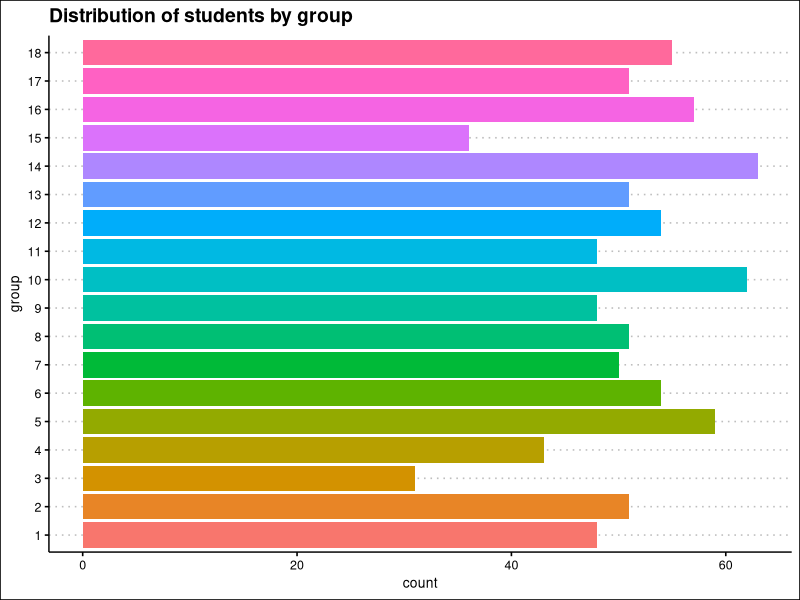
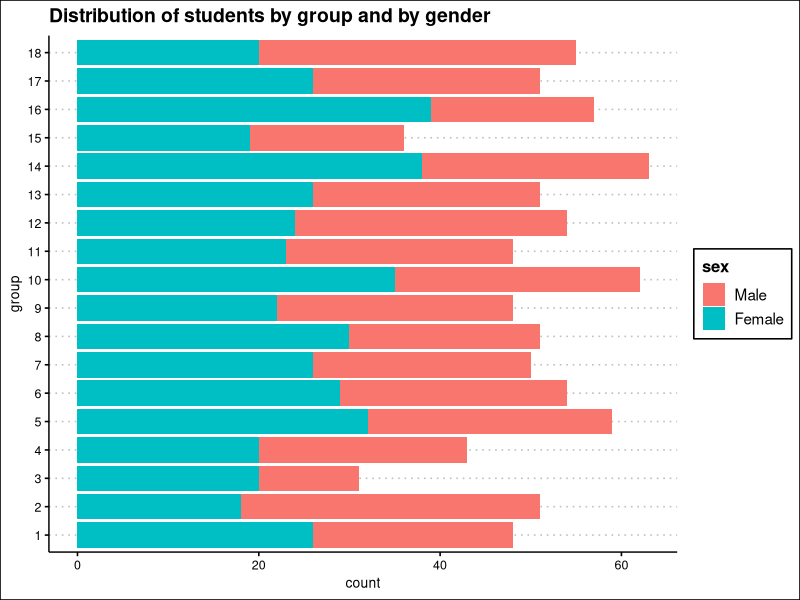
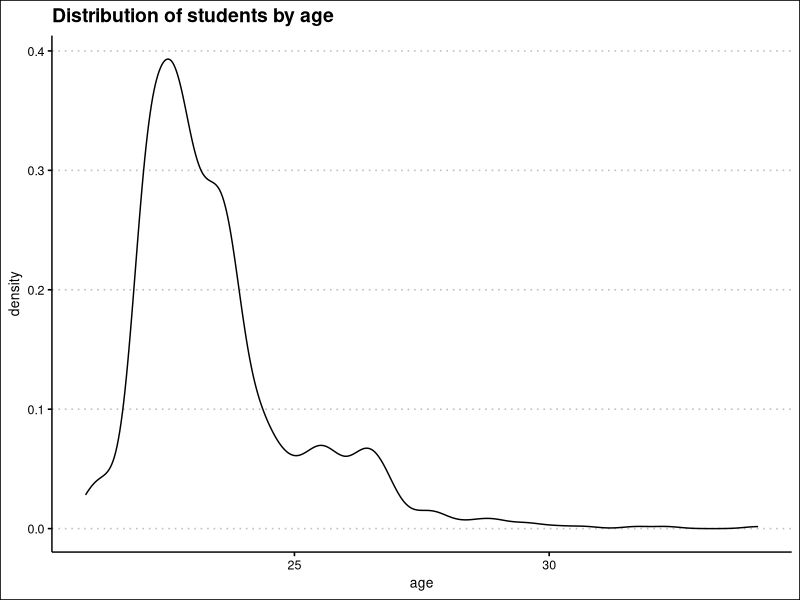
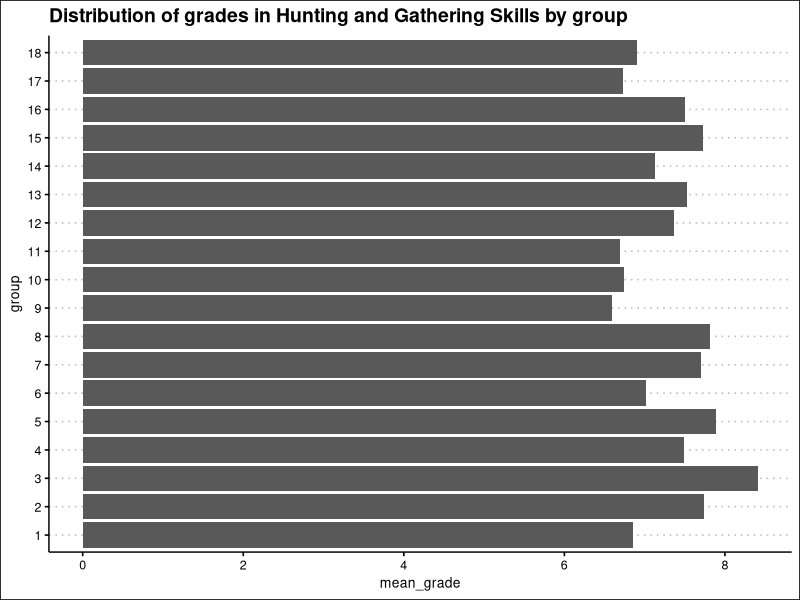
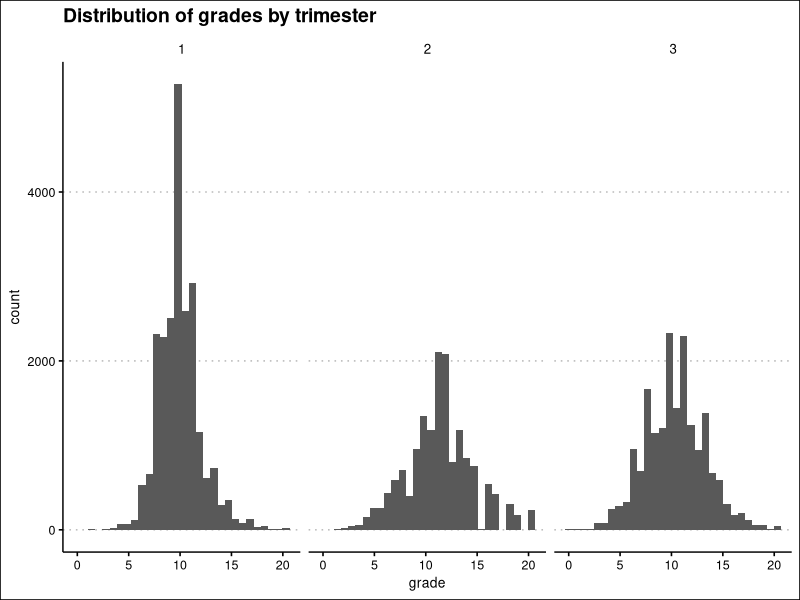

The R source for these figures, in order:
## ---- chunk 1
#| label: data loading
#| message: false
#| warning: false
  
library(readr)
courses <- read_csv("Database/courses.csv")


## ---- chunk 2
#| label: data display

library(knitr)
kable(courses)

## ---- chunk 3
#| label: Question 3
#| message: false
#| warning: false

library(tidyverse)
students <- read_csv("Database/students.csv")
spec(students)

students <-
  students |>
  mutate(sex = factor(sex, 
                      levels = c("M", "F"),
                      labels = c("Male", "Female")),
         group = factor(group),
         id = as.integer(id))

## ---- chunk 4
#| message: false
#| warning: false

grades <- read_delim("Database/grades.csv", 
    delim = ":", 
    na = "$")

## ---- chunk 5
#| message: false
#| warning: false
library(ggplot2)
library(ggthemes)

ggplot(students, aes(y = group))+
  geom_bar(aes(fill = group))+
  theme_clean()+
  labs(
    title = "Distribution of students by group"
  )+
  theme(legend.position = "none")

## ---- chunk 6
ggplot(students, aes(y = group))+
  geom_bar(aes(fill = sex))+
  theme_clean()+
  labs(
    title = "Distribution of students by group and by gender"
  )
## ---- chunk 7
library(lubridate)

students <-
  students |> 
  mutate(age = round(time_length(today() - birth_date, unit = "year"), 1))

ggplot(students, aes(x=age))+
  geom_density()+
  theme_clean()+
  labs(
    title = "Distribution of students by age"
  )

## ---- chunk 8

age_median <-
  students |> 
  summarise(age_median = median(age), .by = group) |>
  mutate(age_median = as.integer(age_median)) |> 
  arrange(group)

knitr::kable(age_median)

## ---- chunk 9

max_table <-
  students |> 
  slice_max(age, by = group) |> 
  select(!birth_date) |> 
  arrange(desc(age))

knitr::kable(max_table)

## ---- chunk 10

merged <- 
  students |>
  left_join(grades, by = "id") 

merged_Q11 <-
  merged |> 
  filter(course_id == 7) |> 
  summarise(mean_grade = mean(grade, na.rm = TRUE), .by = group )

ggplot(merged_Q11, aes(mean_grade, group))+
  geom_col()+
  theme_clean()+
  labs(
    title = "Distribution of grades in Hunting and Gathering Skills by group"
  )


## ---- chunk 11
merged_Q12 <-
  merged |> 
  left_join(courses, by = "course_id") 

ggplot(merged_Q12, aes(x=grade))+
  geom_histogram( na.rm=TRUE, binwidth = 0.7)+
  facet_wrap(~trimester)+
  theme_clean()+
  labs(
    title = "Distribution of grades by trimester"
  )
  
